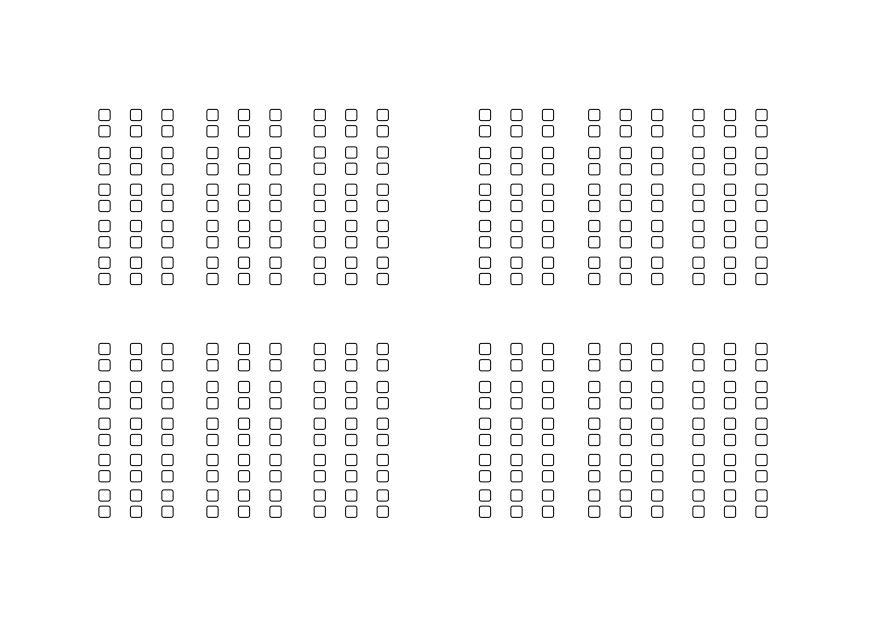
#> input picture ML_GENERATOR/OcrScoreSheetBoxes.png, 3508 x 2480 px (shown at 1/4 size)
$ python -i 14_countall.py   (imports and definitions only)
#> lines starting #> are read from the running program, lines starting #| are printed output that depends on the picture; after the words box and inside, x2 and y2 are one past the last pixel; in counts of white or black regions, pixels touching at a corner belong together
#> further down, picture is the input picture: shape (2480, 3508); min 0, max 255, mean 248
# 14_countall.py — YOLO fiducialy -> homografie -> warp -> ROI -> % černé
# Skóre jen ze ZELENÝCH; robustní skupinování 6 boxů do mřížky 3×2:
#   0 1 2
#   3 4 5
# Seskupení probíhá přes "scan-line" řádky podle Y a párování po dvou.

import argparse, json
from pathlib import Path
import numpy as np
import cv2
from ultralytics import YOLO

NAMES = ["TL","TR","BR","BL"]

# ------------------------ Helpers ------------------------
# [8 lines left out: functions imread_color, imread_gray, not called in this run]
def binarize_objects_white(img_gray):
    blur = cv2.GaussianBlur(img_gray,(0,0),0.8)
    _, a = cv2.threshold(blur,0,255,cv2.THRESH_BINARY+cv2.THRESH_OTSU)
#> a: shape (2480, 3508); 96.7% white; 360 black regions, largest, box (x1, y1, x2, y2) and area: (393, 435, 443, 485) 807, (519, 435, 569, 485) 807, (645, 435, 695, 485) 807
    _, b = cv2.threshold(blur,0,255,cv2.THRESH_BINARY_INV+cv2.THRESH_OTSU)
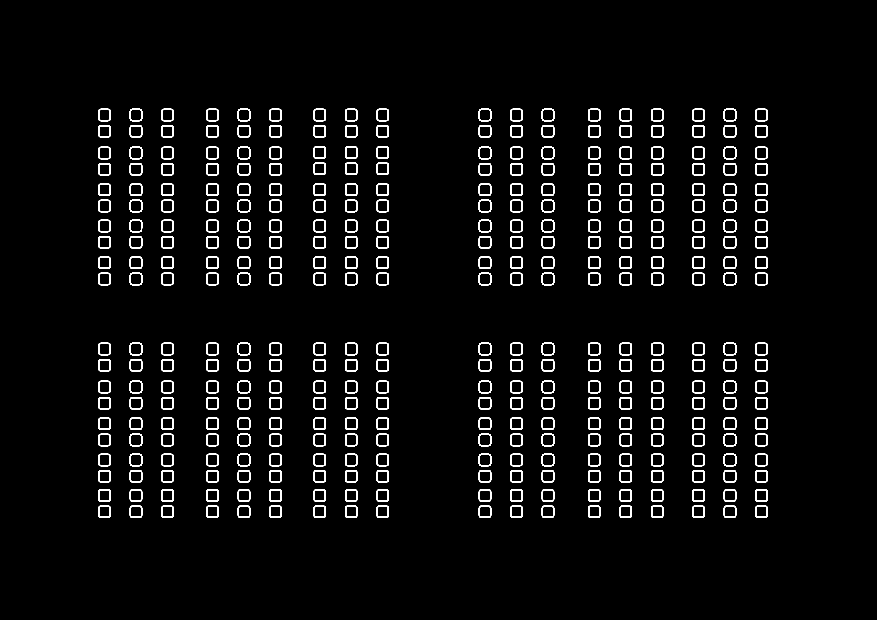
#> b: shape (2480, 3508) (shown at 1/4 size); 3.3% white; 360 white regions, largest, box (x1, y1, x2, y2) and area: (393, 435, 443, 485) 807, (519, 435, 569, 485) 807, (645, 435, 695, 485) 807
    return a if (a==255).mean()<(b==255).mean() else b

# [45 lines left out: functions detect_boxes_from_png, order_by_corners, detect_template_fids, not called in this run]

# ------------------------ Geometry ------------------------
def xywh_to_xyxy(cx,cy,w,h):
    return (cx-w/2, cy-h/2, cx+w/2, cy+h/2)
# [306 lines left out: functions iou_xywh, dedup_boxes, assign_by_geometry, close_parallelogram, otsu_threshold_1d, fill_ratio_from_roi and 3 more, not called in this run]

# -------------------------- CLI --------------------------
# [17 lines not run here, left out]

>>> import cv2
>>> picture = cv2.imread('OcrScoreSheetBoxes.png', cv2.IMREAD_GRAYSCALE)
>>> result = binarize_objects_white(picture)

$ run again, on ML_GENERATOR/OcrScoreSheet.png
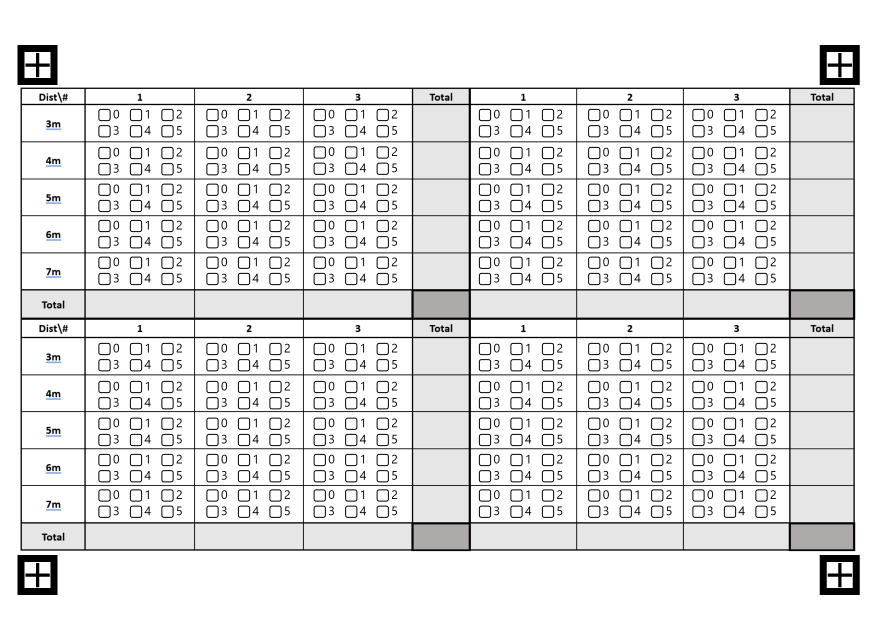
#> input picture ML_GENERATOR/OcrScoreSheet.png, 3508 x 2480 px (shown at 1/4 size)
#> in binarize_objects_white, `_, a = cv2.threshold(blur,0,255,cv2.THRESH_BINARY+cv2.THRESH_OTSU)`:
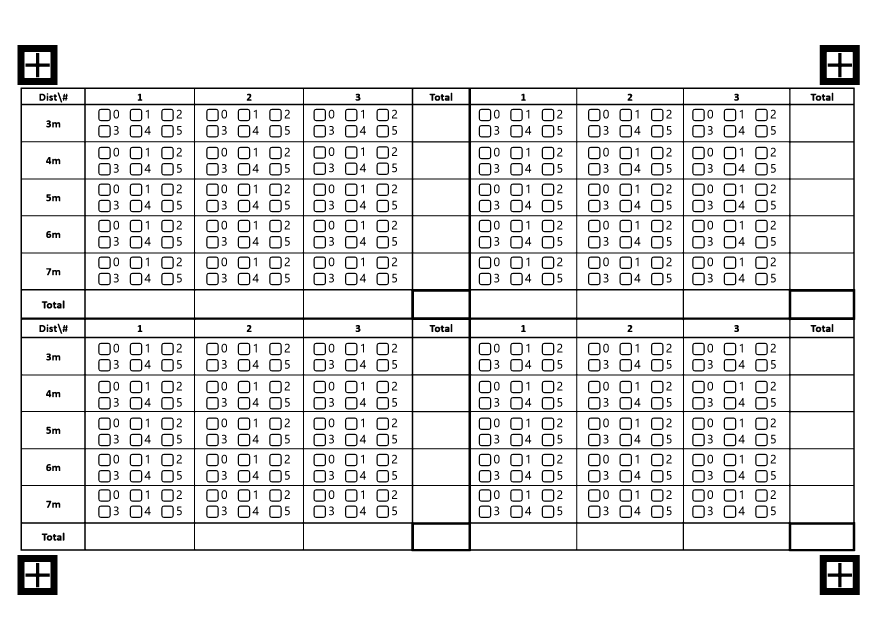
#> a: shape (2480, 3508) (shown at 1/4 size); 90.3% white; 805 black regions, largest, box (x1, y1, x2, y2) and area: (82, 350, 3421, 2205) 366095, (70, 180, 230, 340) 14788, (3279, 180, 3439, 340) 14788
#> in binarize_objects_white, `_, b = cv2.threshold(blur,0,255,cv2.THRESH_BINARY_INV+cv2.THRESH_OTSU)`:
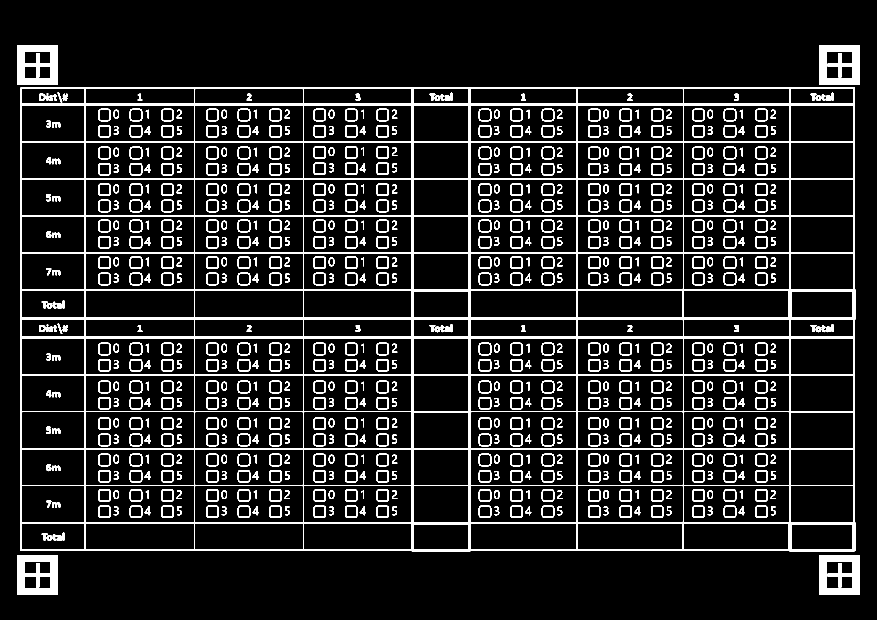
#> b: shape (2480, 3508) (shown at 1/4 size); 9.7% white; 805 white regions, largest, box (x1, y1, x2, y2) and area: (82, 350, 3421, 2205) 366095, (70, 180, 230, 340) 14788, (3279, 180, 3439, 340) 14788
